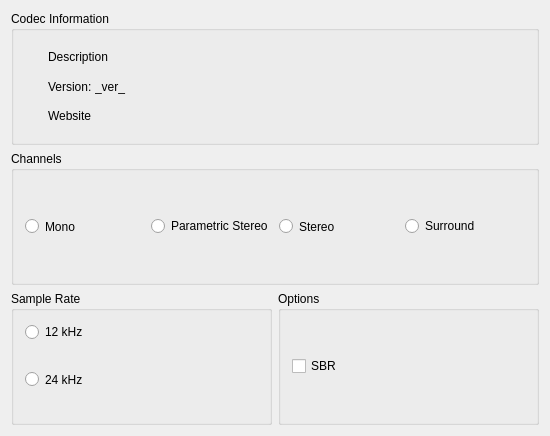
<?xml version="1.0" encoding="UTF-8"?>
<ui version="4.0">
 <class>AACCodecParams</class>
 <widget class="QDialog" name="AACCodecParams">
  <property name="geometry">
   <rect>
    <x>0</x>
    <y>0</y>
    <width>550</width>
    <height>436</height>
   </rect>
  </property>
  <property name="sizePolicy">
   <sizepolicy hsizetype="Minimum" vsizetype="Minimum">
    <horstretch>0</horstretch>
    <verstretch>0</verstretch>
   </sizepolicy>
  </property>
  <property name="windowTitle">
   <string>Codec Parameters</string>
  </property>
  <property name="windowIcon">
   <iconset resource="res/icons.qrc">
    <normaloff>:/icons/MainIconTx.svg</normaloff>:/icons/MainIconTx.svg</iconset>
  </property>
  <layout class="QGridLayout" name="gridLayout">
   <item row="0" column="0" colspan="2">
    <widget class="QGroupBox" name="GroupBoxInfo">
     <property name="sizePolicy">
      <sizepolicy hsizetype="MinimumExpanding" vsizetype="MinimumExpanding">
       <horstretch>0</horstretch>
       <verstretch>0</verstretch>
      </sizepolicy>
     </property>
     <property name="title">
      <string>Codec Information</string>
     </property>
     <layout class="QHBoxLayout">
      <item>
       <widget class="QLabel" name="Logo">
        <property name="sizePolicy">
         <sizepolicy hsizetype="Minimum" vsizetype="Minimum">
          <horstretch>0</horstretch>
          <verstretch>0</verstretch>
         </sizepolicy>
        </property>
        <property name="pixmap">
         <pixmap resource="res/icons.qrc">:/icons/aac.png</pixmap>
        </property>
        <property name="scaledContents">
         <bool>true</bool>
        </property>
        <property name="wordWrap">
         <bool>false</bool>
        </property>
       </widget>
      </item>
      <item>
       <spacer name="spacer1">
        <property name="orientation">
         <enum>Qt::Horizontal</enum>
        </property>
        <property name="sizeType">
         <enum>QSizePolicy::Fixed</enum>
        </property>
        <property name="sizeHint" stdset="0">
         <size>
          <width>10</width>
          <height>20</height>
         </size>
        </property>
       </spacer>
      </item>
      <item>
       <layout class="QVBoxLayout">
        <property name="spacing">
         <number>0</number>
        </property>
        <item>
         <widget class="QLabel" name="LabelInfoDescription">
          <property name="sizePolicy">
           <sizepolicy hsizetype="MinimumExpanding" vsizetype="MinimumExpanding">
            <horstretch>0</horstretch>
            <verstretch>0</verstretch>
           </sizepolicy>
          </property>
          <property name="text">
           <string>Description</string>
          </property>
          <property name="wordWrap">
           <bool>false</bool>
          </property>
         </widget>
        </item>
        <item>
         <layout class="QHBoxLayout">
          <property name="spacing">
           <number>0</number>
          </property>
          <item>
           <widget class="QLabel" name="LabelVersion">
            <property name="sizePolicy">
             <sizepolicy hsizetype="Minimum" vsizetype="MinimumExpanding">
              <horstretch>0</horstretch>
              <verstretch>0</verstretch>
             </sizepolicy>
            </property>
            <property name="text">
             <string>Version: </string>
            </property>
            <property name="alignment">
             <set>Qt::AlignVCenter</set>
            </property>
            <property name="wordWrap">
             <bool>false</bool>
            </property>
           </widget>
          </item>
          <item>
           <widget class="QLabel" name="LabelInfoVersion">
            <property name="sizePolicy">
             <sizepolicy hsizetype="MinimumExpanding" vsizetype="MinimumExpanding">
              <horstretch>0</horstretch>
              <verstretch>0</verstretch>
             </sizepolicy>
            </property>
            <property name="text">
             <string>_ver_</string>
            </property>
            <property name="wordWrap">
             <bool>false</bool>
            </property>
           </widget>
          </item>
         </layout>
        </item>
        <item>
         <widget class="QLabel" name="LabelInfoWebSite">
          <property name="sizePolicy">
           <sizepolicy hsizetype="MinimumExpanding" vsizetype="MinimumExpanding">
            <horstretch>0</horstretch>
            <verstretch>0</verstretch>
           </sizepolicy>
          </property>
          <property name="acceptDrops">
           <bool>false</bool>
          </property>
          <property name="text">
           <string>Website</string>
          </property>
          <property name="wordWrap">
           <bool>false</bool>
          </property>
          <property name="openExternalLinks">
           <bool>true</bool>
          </property>
          <property name="textInteractionFlags">
           <set>Qt::LinksAccessibleByMouse</set>
          </property>
         </widget>
        </item>
       </layout>
      </item>
     </layout>
    </widget>
   </item>
   <item row="1" column="0" colspan="2">
    <widget class="QGroupBox" name="GroupBoxChannels">
     <property name="sizePolicy">
      <sizepolicy hsizetype="Minimum" vsizetype="MinimumExpanding">
       <horstretch>0</horstretch>
       <verstretch>0</verstretch>
      </sizepolicy>
     </property>
     <property name="title">
      <string>Channels</string>
     </property>
     <layout class="QHBoxLayout" name="horizontalLayout">
      <item>
       <widget class="QRadioButton" name="RadioButtonChannelsMono">
        <property name="sizePolicy">
         <sizepolicy hsizetype="Minimum" vsizetype="MinimumExpanding">
          <horstretch>0</horstretch>
          <verstretch>0</verstretch>
         </sizepolicy>
        </property>
        <property name="text">
         <string>Mono</string>
        </property>
        <attribute name="buttonGroup">
         <string notr="true">ButtonGroupChannels</string>
        </attribute>
       </widget>
      </item>
      <item>
       <widget class="QRadioButton" name="RadioButtonChannelsParametricStereo">
        <property name="text">
         <string>Parametric Stereo</string>
        </property>
       </widget>
      </item>
      <item>
       <widget class="QRadioButton" name="RadioButtonChannelsStereo">
        <property name="sizePolicy">
         <sizepolicy hsizetype="Minimum" vsizetype="MinimumExpanding">
          <horstretch>0</horstretch>
          <verstretch>0</verstretch>
         </sizepolicy>
        </property>
        <property name="text">
         <string>Stereo</string>
        </property>
        <attribute name="buttonGroup">
         <string notr="true">ButtonGroupChannels</string>
        </attribute>
       </widget>
      </item>
      <item>
       <widget class="QRadioButton" name="RadioButtonChannelsSurround">
        <property name="text">
         <string>Surround</string>
        </property>
       </widget>
      </item>
     </layout>
    </widget>
   </item>
   <item row="2" column="0">
    <widget class="QGroupBox" name="GroupBoxSampleRate">
     <property name="sizePolicy">
      <sizepolicy hsizetype="Minimum" vsizetype="MinimumExpanding">
       <horstretch>0</horstretch>
       <verstretch>0</verstretch>
      </sizepolicy>
     </property>
     <property name="title">
      <string>Sample Rate</string>
     </property>
     <layout class="QVBoxLayout" name="verticalLayout_2">
      <item>
       <widget class="QRadioButton" name="RadioButton12kHz">
        <property name="sizePolicy">
         <sizepolicy hsizetype="Minimum" vsizetype="Minimum">
          <horstretch>0</horstretch>
          <verstretch>0</verstretch>
         </sizepolicy>
        </property>
        <property name="text">
         <string>12 kHz</string>
        </property>
        <attribute name="buttonGroup">
         <string notr="true">ButtonGroupSampleRate</string>
        </attribute>
       </widget>
      </item>
      <item>
       <widget class="QRadioButton" name="RadioButton24kHz">
        <property name="sizePolicy">
         <sizepolicy hsizetype="Minimum" vsizetype="MinimumExpanding">
          <horstretch>0</horstretch>
          <verstretch>0</verstretch>
         </sizepolicy>
        </property>
        <property name="text">
         <string>24 kHz</string>
        </property>
        <attribute name="buttonGroup">
         <string notr="true">ButtonGroupSampleRate</string>
        </attribute>
       </widget>
      </item>
     </layout>
    </widget>
   </item>
   <item row="2" column="1">
    <widget class="QGroupBox" name="GroupBoxOptions">
     <property name="title">
      <string>Options</string>
     </property>
     <layout class="QVBoxLayout" name="verticalLayout">
      <item>
       <widget class="QCheckBox" name="CheckBoxSBR">
        <property name="text">
         <string>SBR</string>
        </property>
       </widget>
      </item>
     </layout>
    </widget>
   </item>
  </layout>
 </widget>
 <layoutdefault spacing="6" margin="11"/>
 <tabstops>
  <tabstop>RadioButtonChannelsMono</tabstop>
  <tabstop>RadioButtonChannelsStereo</tabstop>
  <tabstop>RadioButton24kHz</tabstop>
  <tabstop>RadioButton12kHz</tabstop>
 </tabstops>
 <resources>
  <include location="res/icons.qrc"/>
 </resources>
 <connections/>
 <buttongroups>
  <buttongroup name="ButtonGroupChannels"/>
  <buttongroup name="ButtonGroupSampleRate"/>
 </buttongroups>
</ui>
